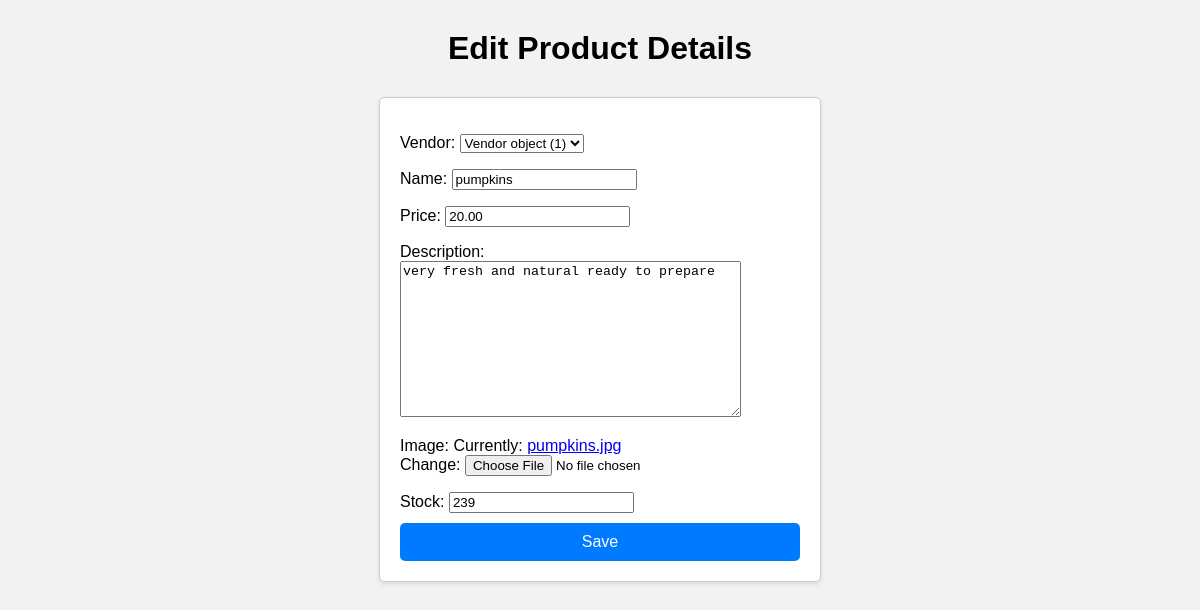
Before: /inventory/product/edit/18/ with the older database file.
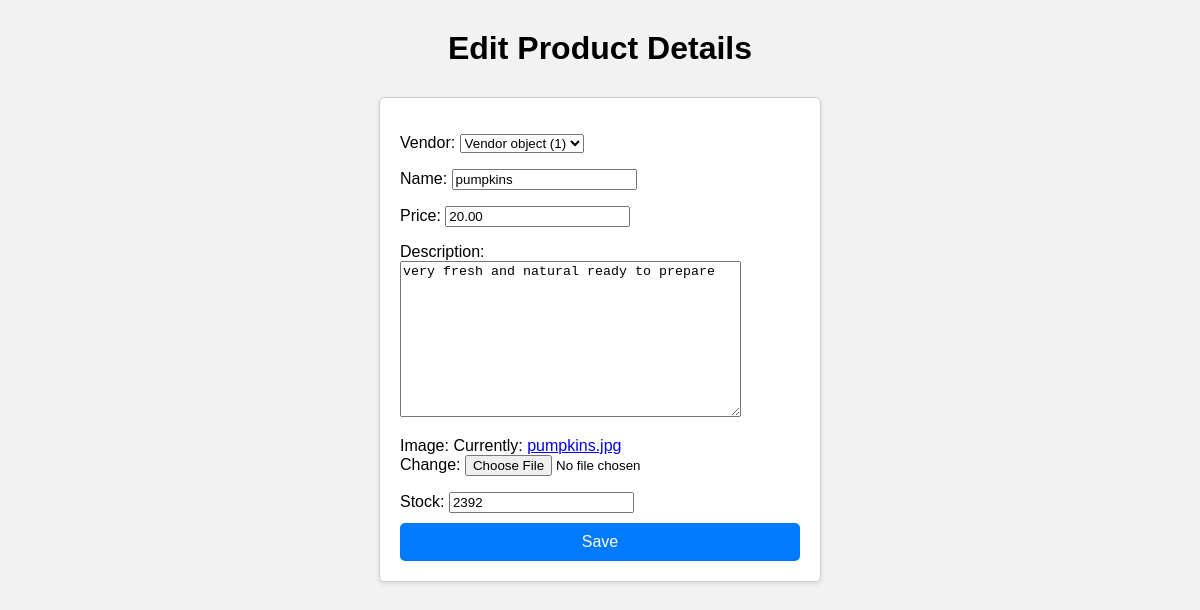
After: the same page with the newer database file.
### inventory/models.py (models this page shows)
class Product(models.Model):
    vendor=models.ForeignKey(Vendor, null=True, on_delete=models.CASCADE)
    name=models.CharField(max_length=32)
    price=models.DecimalField(max_digits=8,decimal_places=2)
    description=models.TextField()
    image=models.ImageField()
    date_created=models.DateTimeField(auto_now_add=True)
    date_updated=models.DateTimeField(auto_now=True)
    stock=models.PositiveIntegerField()

### inventory/views.py (the view)
# urls.py: path("product/edit/<int:id>/", product_update_view, name="product_update_view"),
def product_update_view(request, id):
    product = Product.objects.get(id=id)
    if request.method == 'POST':
        form = ProductUploadForm(request.POST, instance=product)
        if form.is_valid():
            form.save()
            return redirect("product_detail", id=product.id)
    else:
        form = ProductUploadForm(instance=product)
    return render(request, "inventory/edit_product.html", {'form': form})

### inventory/forms.py
class ProductUploadForm(forms.ModelForm):
    class Meta:
        model = Product
        fields = "__all__"

### templates/inventory/edit_product.html (shortened to what this page needs)
<!DOCTYPE html>
<html lang="en">
<head>
</head>
<body>
    <h1>Edit Product Details</h1>
    <form method="POST" class="upload-form">
       {{form.as_p}}
       <button type="submit">Save</button>
    </form>
</body>
</html>

Changed rows visible on the page:
changed Product "Vendor object (1)": stock "239" → "2392"
